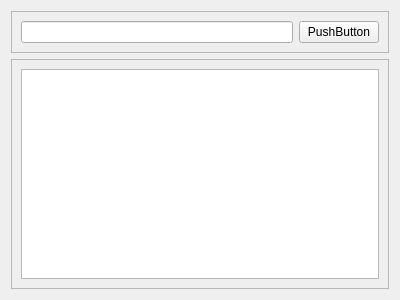
<?xml version="1.0" encoding="UTF-8"?>
<ui version="4.0">
 <class>StilForm</class>
 <widget class="QWidget" name="StilForm">
  <property name="geometry">
   <rect>
    <x>0</x>
    <y>0</y>
    <width>400</width>
    <height>300</height>
   </rect>
  </property>
  <property name="windowTitle">
   <string>Form</string>
  </property>
  <layout class="QVBoxLayout" name="verticalLayout">
   <item>
    <widget class="QFrame" name="frame">
     <property name="sizePolicy">
      <sizepolicy hsizetype="Expanding" vsizetype="Maximum">
       <horstretch>0</horstretch>
       <verstretch>0</verstretch>
      </sizepolicy>
     </property>
     <property name="frameShape">
      <enum>QFrame::StyledPanel</enum>
     </property>
     <property name="frameShadow">
      <enum>QFrame::Raised</enum>
     </property>
     <layout class="QHBoxLayout" name="horizontalLayout_2">
      <item>
       <widget class="QLineEdit" name="lineEdit"/>
      </item>
      <item>
       <widget class="QPushButton" name="pushButton">
        <property name="text">
         <string>PushButton</string>
        </property>
       </widget>
      </item>
     </layout>
    </widget>
   </item>
   <item>
    <widget class="QFrame" name="frame_2">
     <property name="frameShape">
      <enum>QFrame::StyledPanel</enum>
     </property>
     <property name="frameShadow">
      <enum>QFrame::Raised</enum>
     </property>
     <layout class="QVBoxLayout" name="verticalLayout_2">
      <item>
       <widget class="QTextBrowser" name="textBrowser"/>
      </item>
     </layout>
    </widget>
   </item>
  </layout>
 </widget>
 <resources/>
 <connections/>
</ui>
